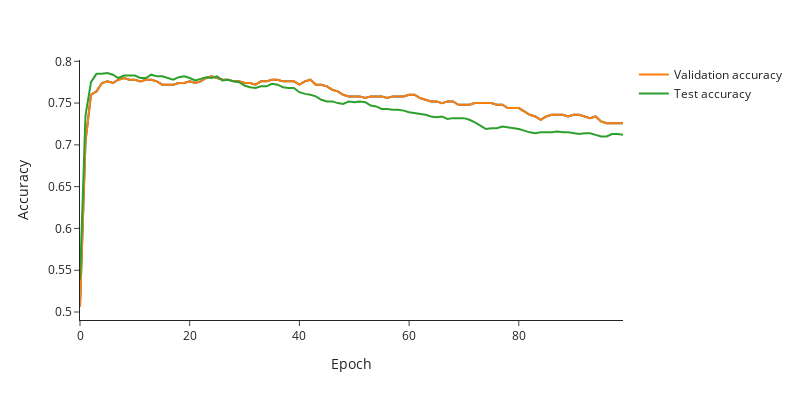

The code cell stored with this chart in its notebook:
### Code cell
model = GatNetv2(parameter["in_dim"], parameter["out_dim"]) 

gatv2_model_loss, gatv2_train_accuracy, gatv2_val_accuracy, gatv2_test_accuracy = fit(
    model = model, 
    data = data, 
    n_epochs = parameter["epochs"], 
    lr = parameter["learning_rate"][0], 
    weight_decay = parameter["weight_decay"][0],
    pytorch_geometric_implementation = False
) 
    
print(f"Model training is completed.\n")

plt_gatv2_accuracy = line_chart(x = np.arange(0, len(gatv2_train_accuracy)), y = gatv2_val_accuracy, y_label = "Accuracy")
#plt_gatv2_accuracy.add_scatter(x = np.arange(0, len(gatv2_train_accuracy)), y = gatv2_train_accuracy, name = "Training accuracy")
plt_gatv2_accuracy.add_scatter(x = np.arange(0, len(gatv2_val_accuracy)), y = gatv2_val_accuracy, name = "Validation accuracy")
plt_gatv2_accuracy.add_scatter(x = np.arange(0, len(gatv2_test_accuracy)), y = gatv2_test_accuracy, name = "Test accuracy")
